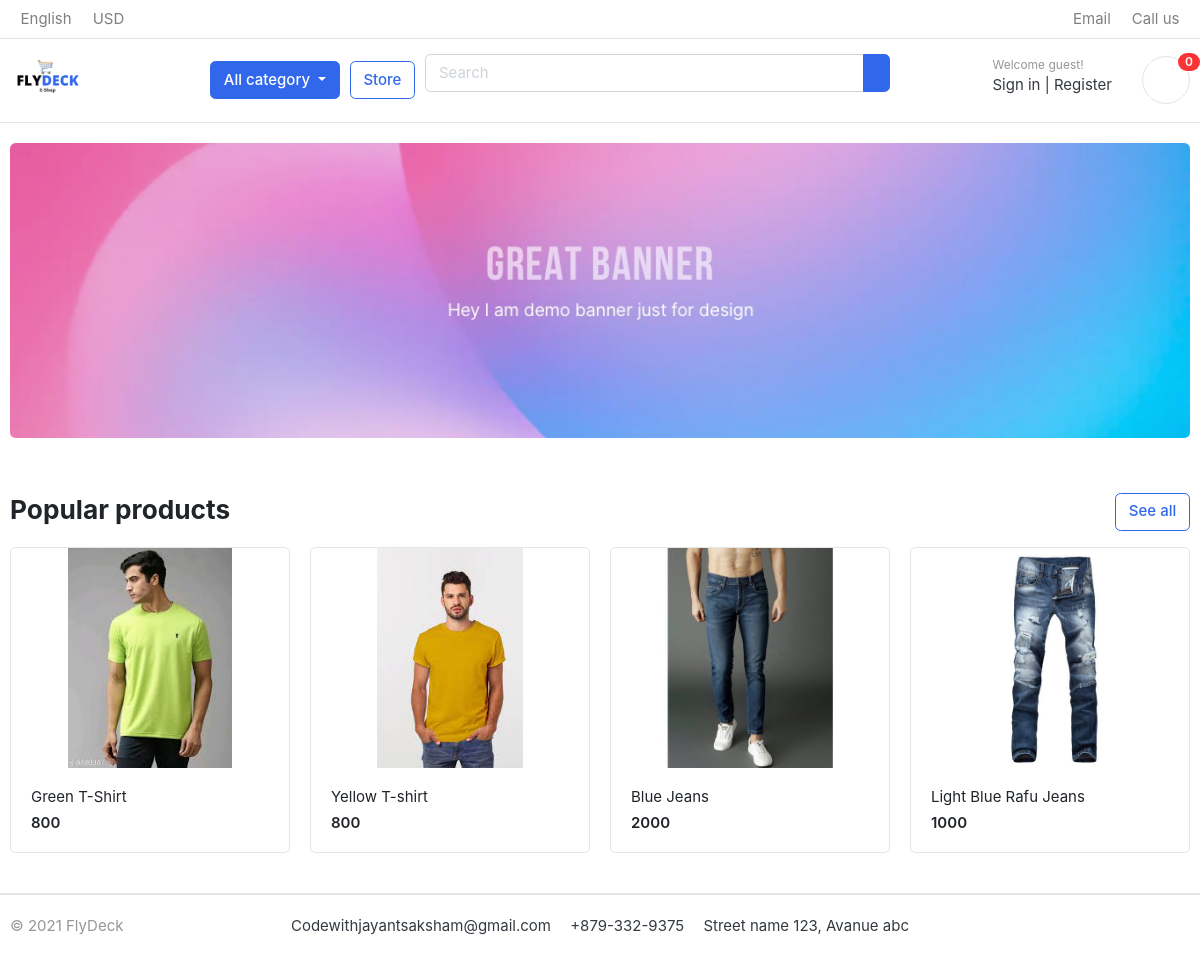
Screenshot of /store/?category=2 with the database file from the repository.
### store/models/product.py (models this page shows, shortened)
class Product(models.Model):
	name = models.CharField(max_length=50, default="")
	price = models.PositiveIntegerField(default=0)
	desc = models.CharField(max_length=200, default="")
	category = models.ForeignKey(Category, on_delete = models.CASCADE)
	image = models.ImageField(upload_to="uploads/products")
	@staticmethod
	def getProductByID(id):
		if id:
			return Product.objects.filter(category  = id)
		else:
			return Product.objects.all()

### store/views.py (the view)
# urls.py: 2. Add a URL to urlpatterns:  path('', views.home, name='home')
def home(request):
	allProducts = Product.objects.all()
	allCategories = Category.objects.all()
	category_id = request.GET.get('category', None)
	if category_id is not None:
		allProducts = Product.getProductByID(category_id)
	data = {
		'products' : allProducts,
		'categories' : allCategories
	}
	return render(request, 'index.html', data)

### templates/index.html (shortened to what this page needs)
{% extends 'base.html' %}
{% block content %}
<section class="section-intro padding-y-sm">
<div class="container">
	{% load static %}
<div class="intro-banner-wrap">
	<img src="{% static 'images/banners/1.jpg' %}" class="img-fluid rounded">
</div>
</div>
</section>
<section class="section-name padding-y-sm">
<div class="container">
<header class="section-heading">
	<a href="./store.html" class="btn btn-outline-primary float-right">See all</a>
	<h3 class="section-title">Popular products</h3>
</header>
<div class="row">
	{% for product in products %}
	<div class="col-md-3">
		<div class="card card-product-grid">
			<a href="./product-detail.html" class="img-wrap"> <img src="{{product.image.url}}"> </a>
			<figcaption class="info-wrap">
				<a href="./product-detail.html" class="title">{{product.name}}</a>
				<div class="price mt-1">{{product.price}}</div>
			</figcaption>
		</div>
	</div>
	{% endfor %}
</div>
</div>
</section>
{% endblock content %}

### Ecommerce/static/css/ui.css (style rules this page uses)
html { font-family: "Inter", sans-serif; font-size: 15px; }
.img-wrap { text-align: center; display: block; }
.img-wrap img { max-width: 100%; }
.padding-y-sm { padding-top: 20px; padding-bottom: 20px; }
.section-heading { margin-bottom: 20px; margin-top: 15px; }
.section-title { color: #212529; }
[class*=card-product] a.title { color: #212529; display: block; }
[class*=card-product] .img-wrap { overflow: hidden; position: relative; }
[class*=card-product] .img-wrap img { height: 100%; max-width: 100%; width: auto; display: inline-block; -o-object-fit: cover; object-fit: cover; }
.card-product-grid { margin-bottom: 20px; }
.card-product-grid .img-wrap { border-radius: 0.2rem 0.2rem 0 0; height: 220px; }
.card-product-grid .info-wrap { overflow: hidden; padding: 18px 20px; }
.card .img-wrap { overflow: hidden; }
.price { font-weight: 600; color: #212529; }

### rows the page displays
Product: image (picture), name "Green T-Shirt", price "800"
Product: image (picture), name "Yellow T-shirt", price "800"
Product: image (picture), name "Blue Jeans", price "2000"
Product: image (picture), name "Light Blue Rafu Jeans", price "1000"
